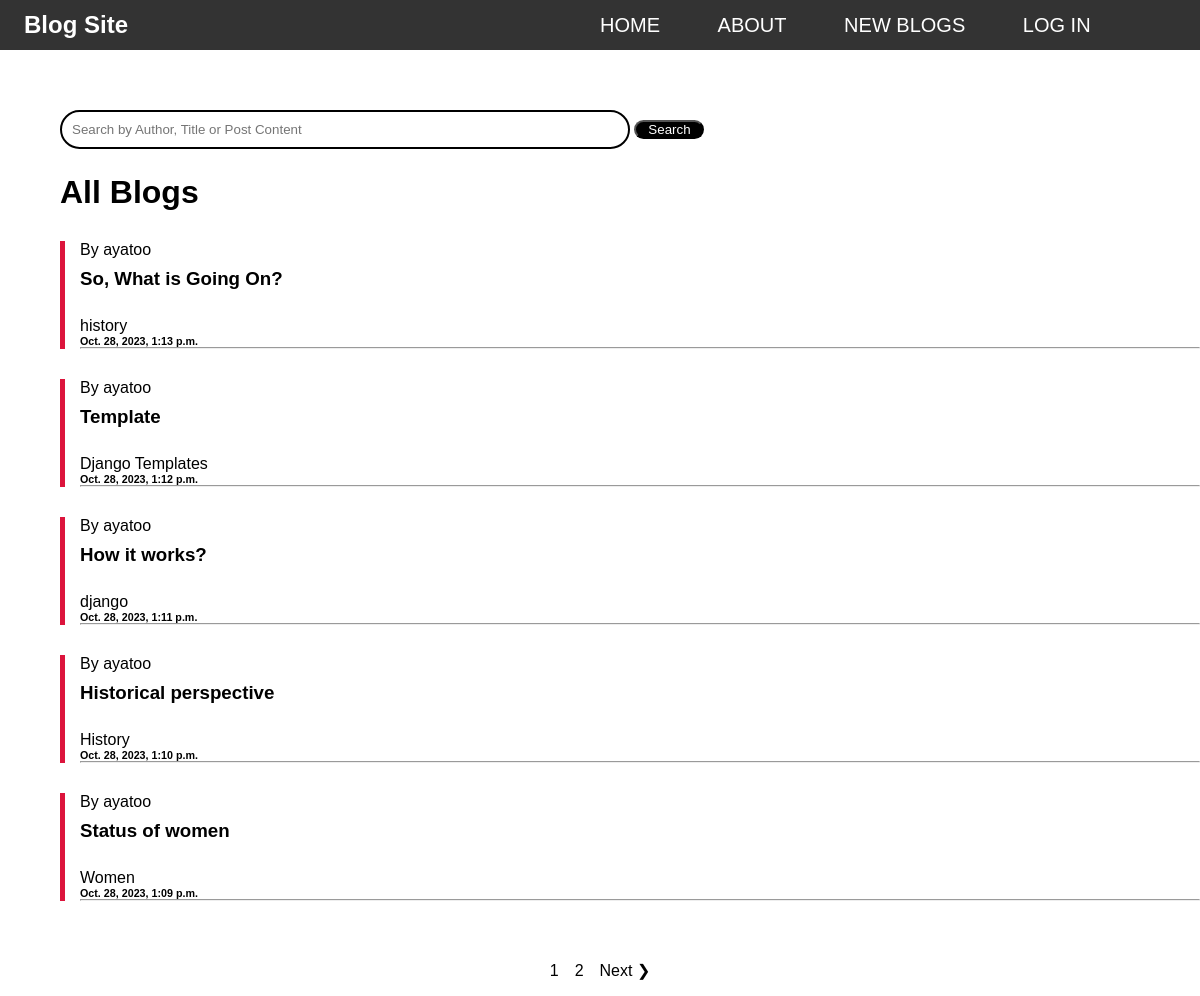
Before: / with the older database file.
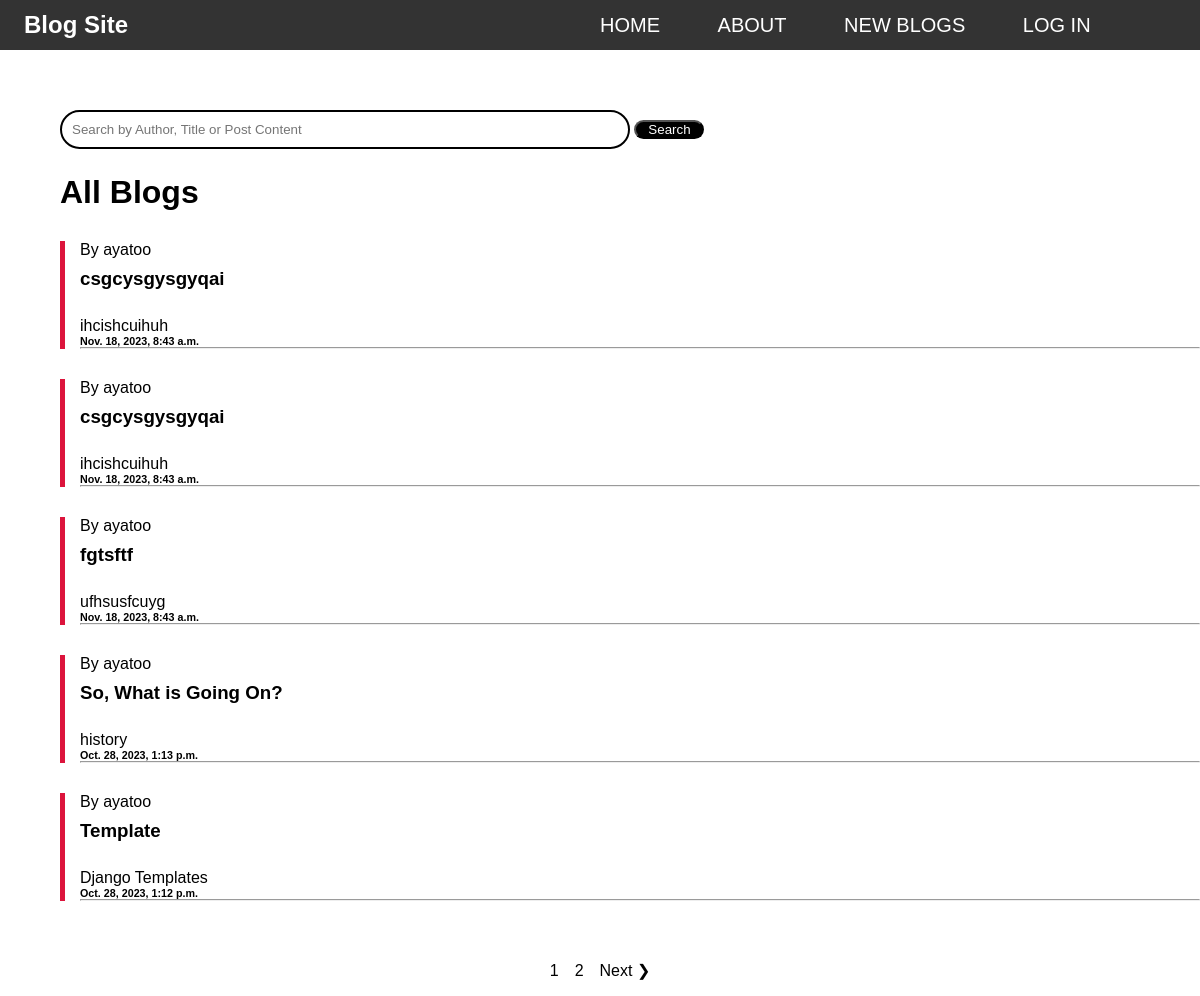
After: the same page with the newer database file.
### base/models.py (models this page shows, shortened)
class Blog(models.Model):
    owner = models.ForeignKey(User, on_delete=models.CASCADE)
    title = models.CharField(max_length=50)
    snippet = models.CharField(max_length=50)
    body = models.TextField()
    created = models.DateTimeField(auto_now_add=True)
    class Meta:
        ordering = ['-created']

### base/views.py (the view)
# urls.py: path('', views.all_blogs, name = 'home'),
def all_blogs(request):
    blogs, search_query = searchBlogs(request)
    custom_range, blogs = paginateBlogs(request, blogs,5)
    print(blogs.number)
    context = {'blogs': blogs, 'search_query': search_query, 'custom_range': custom_range}
    return render(request, 'base/home.html', context)

### base/utils.py (called while the page is built)
def searchBlogs(request):
    search_query = ""
    if request.GET.get('search_query'):
        search_query = request.GET.get('search_query')
    blogs = Blog.objects.distinct().filter(
        Q(owner__username__icontains=search_query) |
        Q(body__icontains=search_query) |
        Q(title__icontains=search_query)
    )
    return blogs, search_query

def paginateBlogs(request, blogs, results):
    page = request.GET.get('page')
    paginator = Paginator(blogs, results)
    try:
        blogs = paginator.page(page)
    except PageNotAnInteger:
        page = 1
        blogs = paginator.page(page)
    except EmptyPage:
        page = paginator.num_pages
        blogs = paginator.page(page)
    leftIndex = (int(page) - 4)
    if leftIndex < 1:
        leftIndex = 1
    rightIndex = (int(page) + 5)
    if rightIndex > paginator.num_pages:
        rightIndex = paginator.num_pages + 1
    print(page, leftIndex, rightIndex)
    custom_range = range(leftIndex, rightIndex)
    return custom_range, blogs

### base/templates/base/home.html (shortened to what this page needs)
{% extends "head.html" %}
{% block content %}
<div class="home content">
  <div style="margin-bottom: 25px;">
    <form action="" method="get">
      <input type="text" class="search-box" name="search_query"
      value="{{search_query}}" placeholder="Search by Author, Title or Post Content">
      <input type="submit" value="Search" id="sbmt-btn">
    </form>
  </div>
      <h1>All Blogs</h1>
      {% for blog in blogs %}
      <a class="single" href="{% url 'blogpost' blog.id %}"
      <small>By {{blog.owner}} </small>
      <h3>{{blog.title}}</h3><br>
      <span>{{blog.snippet}}</span>
      <h6>{{blog.created}}</h6>
      <hr>
      {% endfor %}
    </a>
  </div>
{% include "paginator.html" with queryset=blogs custom_range=custom_range %}
{%  endblock %}

### templates/head.html (shortened to what this page needs)
{% load static %}
<head>
    <link rel="stylesheet" href="{% static 'main/style.css' %}">
</head>
{% include 'nav.html' %}
{% block content %}
{% endblock %}

### templates/nav.html (shortened to what this page needs)
{% load static %}
<nav class="navBar">
    <div id="logo" >
        <a href="/"><h1>Blog Site</h1></a>
    </div>
    <ul class="lists">
        <li class="list-items"><a class="links" href="/">Home</a></li>
        <li class="list-items"><a class="links" href="{% url 'about' %}">About</a></li>
        <li class="list-items"><a class="links" href="{% url 'create' %}">New Blogs</a></li>
        {% if request.user.is_authenticated %}
        <li class="list-items"><a class="links" href="{% url 'logout' %}">Log Out</a></li>
        {% else %}
        <li class="list-items"><a class="links" href="{% url 'login' %}">Log In</a></li>
        {% endif %}
    </ul>
</nav>

### templates/paginator.html (shortened to what this page needs)
{% if queryset.has_other_pages %}
<div class="pagination">
  <ul class="container">
    {% for page in custom_range %}
    {% if page == queryset.number %}
    <li><a href="?page={{page}}" class="btn page-link btn--sub" data-page="{{page}}">{{page}}</a></li>
    {% else %}
    <li><a href="?page={{page}}" class="btn page-link" data-page="{{page}}">{{page}}</a></li>
    {% endif %}
    {% endfor %}
    {% if queryset.has_next %}
    <li><a href="?page={{queryset.next_page_number}}" class="btn page-link" data-page="{{queryset.next_page_number}}">Next &#10095</a></li>
    {% endif %}
  </ul>
</div>
{% endif %}

### static/main/style.css (style rules this page uses)
* { box-sizing: border-box; margin: 0; padding: 0; outline: none; text-decoration: none; font-family: Verdana, Geneva, Tahoma, sans-serif; }
#logo > a, li a { color: white; }
.navBar { position: relative; display: flex; align-items: center; width: 100%; background-color: #333; justify-content: space-between; height: 50px; padding: 2%; }
.lists { display: flex; flex-direction: row; width: 50%; }
.list-items { list-style-type: none; font-size: 20px; margin-right: 10%; text-transform: uppercase; }
.content { padding-left: 5%; margin: 5% auto; }
.content h3 { height: 40px; line-height: 40px; width: 40%; }
.single { color: black; margin-left: 5px; }
.single { display: block; margin: 30px 0; margin-bottom: 10px; padding-left: 15px; border-left: 5px solid var(--textColor); }
.search-box { border: 2px solid; margin: auto; width: 50%; padding: 10px; border-radius: 25px }
#sbmt-btn { color: rgb(255, 255, 255); background-color: rgb(0, 0, 0); width: 70px; border-radius: 10px }
.pagination { margin-bottom: 1rem; }
.pagination > ul { flex-wrap: wrap; list-style: none; display: flex; align-items: center; justify-content: center; gap: 1rem; }
.pagination .btn { color: black; }
.pagination .btn.btn--sub { color: black; }

Changed rows visible on the page:
no longer on this page (row unchanged): Blog: owner "ayatoo", title "How it works?", snippet "django", created "Oct. 28, 2023, 1:11 p.m."
no longer on this page (row unchanged): Blog: owner "ayatoo", title "Historical perspective", snippet "History", created "Oct. 28, 2023, 1:10 p.m."
no longer on this page (row unchanged): Blog: owner "ayatoo", title "Status of women", snippet "Women", created "Oct. 28, 2023, 1:09 p.m."
added Blog: owner "ayatoo", title "csgcysgysgyqai", snippet "ihcishcuihuh", created "Nov. 18, 2023, 8:43 a.m."
added Blog: owner "ayatoo", title "csgcysgysgyqai", snippet "ihcishcuihuh", created "Nov. 18, 2023, 8:43 a.m."
added Blog: owner "ayatoo", title "fgtsftf", snippet "ufhsusfcuyg", created "Nov. 18, 2023, 8:43 a.m."
